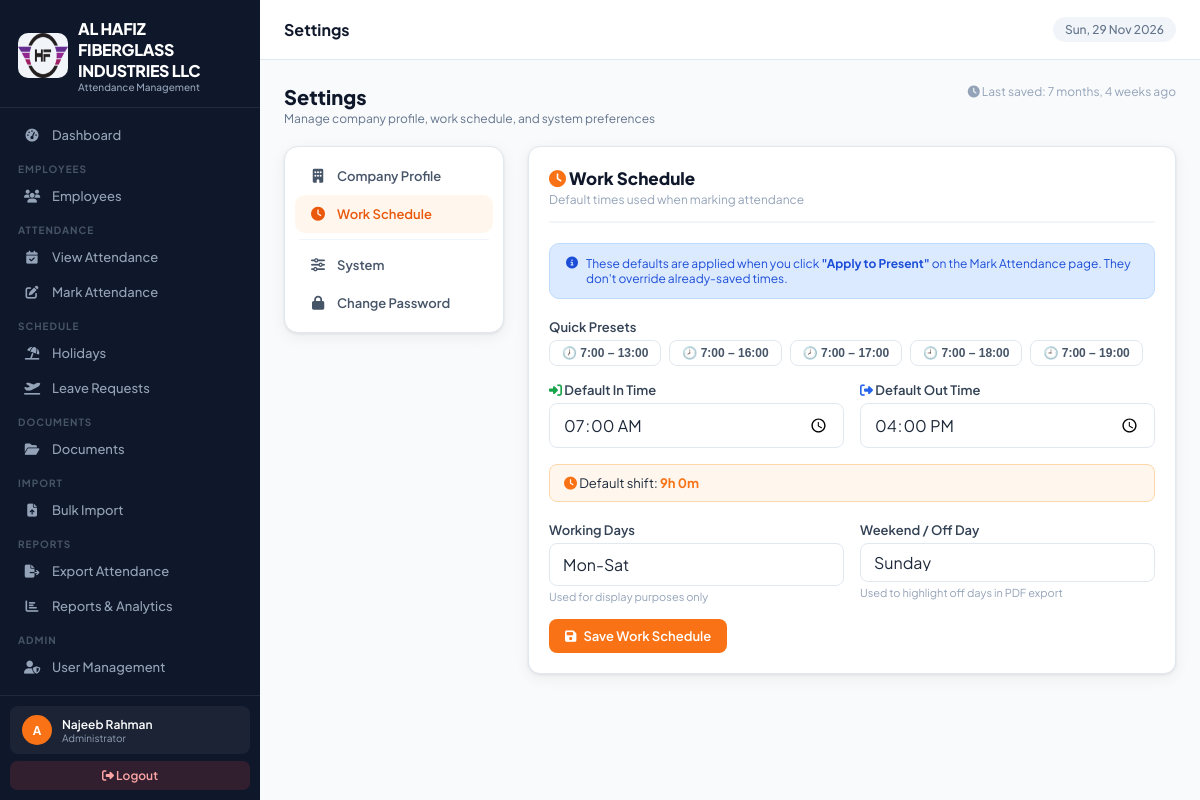
The page /settings/?tab=work (signed in) on the database its author committed.
### attendance_app/models.py (models this page shows, shortened)
class CompanySettings(models.Model):
    company_name    = models.CharField(max_length=200, default='Your Company Name')
    company_address = models.TextField(default='Your Address, Dubai, UAE')
    company_phone   = models.CharField(max_length=50, blank=True, default='')
    company_email   = models.EmailField(blank=True, default='')
    company_website = models.URLField(blank=True, default='')
    company_trn     = models.CharField(max_length=50, blank=True, default='', verbose_name='TRN / Tax No.')
    logo            = models.ImageField(upload_to='company/', blank=True, null=True)
    default_in_time  = models.TimeField(default=datetime.time(7, 0))
    default_out_time = models.TimeField(default=datetime.time(17, 0))
    work_days        = models.CharField(
        max_length=20, default='Mon-Sat',
        help_text='e.g. Mon-Sat, Mon-Fri'
    )
    weekend_day      = models.CharField(
        max_length=20, default='Sunday',
        choices=[('Sunday','Sunday'),('Friday','Friday'),('Saturday','Saturday'),('Friday-Saturday','Fri & Sat')],
    )
    timezone_name    = models.CharField(max_length=60, default='Asia/Dubai')
    date_format      = models.CharField(
        max_length=20, default='d-m-Y',
        choices=[('d-m-Y','DD-MM-YYYY'),('m/d/Y','MM/DD/YYYY'),('Y-m-d','YYYY-MM-DD')],
    )
    updated_at       = models.DateTimeField(auto_now=True)
    class Meta:
        verbose_name = 'Company Settings'
    @classmethod
    def get_settings(cls):
        obj, _ = cls.objects.get_or_create(pk=1)
        return obj

### attendance_app/views.py (the view, shortened to what this page needs)
# urls.py: path('settings/', views.settings_view, name='settings'),
@login_required
def settings_view(request):
    if not request.user.is_superuser:
        messages.error(request, 'Only administrators can access settings.')
        return redirect('dashboard')
    cs = CompanySettings.get_settings()
    active_tab = request.GET.get('tab', 'company')
    timezones = [
        'Asia/Dubai','Asia/Riyadh','Asia/Kuwait','Asia/Qatar','Asia/Bahrain',
        'Asia/Muscat','Asia/Karachi','Asia/Kolkata','Asia/Dhaka','Asia/Bangkok',
        'Asia/Singapore','Asia/Manila','Asia/Jakarta','Africa/Cairo','Africa/Nairobi',
        'Europe/London','Europe/Paris','Europe/Istanbul','America/New_York','America/Chicago',
        'America/Denver','America/Los_Angeles','Australia/Sydney','Pacific/Auckland',
    ]
    return render(request, 'attendance_app/settings.html', {
        'cs': cs,
        'active_tab': active_tab,
        'timezones': timezones,
    })

### attendance_app/context_processors.py (called while the page is built)
def company_settings(request):
    return {
        'company': CompanySettings.get_settings()
    }

def user_permissions(request):
    if request.user.is_authenticated:
        if request.user.is_superuser:
            perms = [p[0] for p in UserPermission.PERMISSION_CHOICES]
        else:
            try:
                up = UserPermission.objects.get(user=request.user)
                perms = up.permissions
            except UserPermission.DoesNotExist:
                perms = []
        is_portal_user = False
        try:
            if request.user.employee_profile:
                is_portal_user = True
        except Exception:
            pass
        return {
            'user_perms': perms,
            'is_admin': request.user.is_superuser,
            'is_portal_user': is_portal_user,
        }
    return {'user_perms': [], 'is_admin': False, 'is_portal_user': False}

### attendance_app/templates/attendance_app/settings.html (shortened to what this page needs)
{% extends 'attendance_app/base.html' %}
{% block page_title %}Settings{% endblock %}
{% block content %}
<div class="page-header">
  <div>
    <div class="page-header-title">Settings</div>
    <div class="page-header-sub">Manage company profile, work schedule, and system preferences</div>
  </div>
  {% if cs.updated_at %}
  <span style="font-size:12px;color:var(--slate-400)">
    <i class="fas fa-clock"></i> Last saved: {{ cs.updated_at|timesince }} ago
  </span>
  {% endif %}
</div>
<div class="settings-grid">
  <div class="settings-nav">
    <a href="?tab=company"  class="settings-nav-item {% if active_tab == 'company'  %}active{% endif %}">
      <i class="fas fa-building"></i> Company Profile
    </a>
    <a href="?tab=work"     class="settings-nav-item {% if active_tab == 'work'     %}active{% endif %}">
      <i class="fas fa-clock"></i> Work Schedule
    </a>
    <div class="settings-nav-divider"></div>
    <a href="?tab=system"   class="settings-nav-item {% if active_tab == 'system'   %}active{% endif %}">
      <i class="fas fa-sliders"></i> System
    </a>
    <a href="?tab=password" class="settings-nav-item {% if active_tab == 'password' %}active{% endif %}">
      <i class="fas fa-lock"></i> Change Password
    </a>
  </div>
  <div>
    <div class="settings-section {% if active_tab == 'work' %}active{% endif %}" id="sec-work">
      <form method="post">
        <div class="card">
          <div class="card-body">
            <div class="section-header">
              <div class="section-title"><i class="fas fa-clock" style="color:var(--orange)"></i> Work Schedule</div>
              <div class="section-sub">Default times used when marking attendance</div>
            </div>
            <div class="info-banner">
              <i class="fas fa-circle-info" style="margin-top:1px"></i>
              <div>These defaults are applied when you click <strong>"Apply to Present"</strong> on the Mark Attendance page. They don't override already-saved times.</div>
            </div>
            <div class="form-group" style="margin-bottom:6px">
              <label class="form-label">Quick Presets</label>
              <div style="display:flex;gap:8px;flex-wrap:wrap">
                <button type="button" class="time-preset-btn" onclick="setTimes('07:00','13:00')">🕖 7:00 – 13:00</button>
                <button type="button" class="time-preset-btn" onclick="setTimes('07:00','16:00')">🕗 7:00 – 16:00</button>
                <button type="button" class="time-preset-btn" onclick="setTimes('07:00','17:00')">🕗 7:00 – 17:00</button>
                <button type="button" class="time-preset-btn" onclick="setTimes('07:00','18:00')">🕘 7:00 – 18:00</button>
                <button type="button" class="time-preset-btn" onclick="setTimes('09:07','19:00')">🕘 7:00 – 19:00</button>
              </div>
            </div>
            <div class="field-row" style="margin-top:16px">
              <div class="form-group">
                <label class="form-label"><i class="fas fa-sign-in-alt" style="color:#16a34a"></i> Default In Time</label>
                <input type="time" name="default_in_time" id="def-in" class="form-control" value="{{ cs.default_in_time|time:'H:i' }}">
              </div>
              <div class="form-group">
                <label class="form-label"><i class="fas fa-sign-out-alt" style="color:#2563eb"></i> Default Out Time</label>
                <input type="time" name="default_out_time" id="def-out" class="form-control" value="{{ cs.default_out_time|time:'H:i' }}">
              </div>
            </div>
            <div id="hours-preview" style="padding:10px 14px;border-radius:8px;background:var(--orange-pale);border:1px solid var(--orange-light);margin-bottom:20px;font-size:13px">
              <i class="fas fa-clock" style="color:var(--orange)"></i>
              Default shift: <strong id="shift-hours" style="color:var(--orange)">10h 0m</strong>
            </div>
            <div class="field-row">
              <div class="form-group">
                <label class="form-label">Working Days</label>
                <input type="text" name="work_days" class="form-control" value="{{ cs.work_days }}" placeholder="Mon-Sat">
                <div style="font-size:11px;color:var(--slate-400);margin-top:4px">Used for display purposes only</div>
              </div>
              <div class="form-group">
                <label class="form-label">Weekend / Off Day</label>
                <select name="weekend_day" class="form-control">
                  <option value="Sunday"          {% if cs.weekend_day == 'Sunday'          %}selected{% endif %}>Sunday</option>
                </select>
                <div style="font-size:11px;color:var(--slate-400);margin-top:4px">Used to highlight off days in PDF export</div>
              </div>
            </div>
            <button type="submit" class="btn btn-primary"><i class="fas fa-save"></i> Save Work Schedule</button>
          </div>
        </div>
      </form>
    </div>
  </div>
</div>
{% endblock %}

### attendance_app/templates/attendance_app/base.html (shortened to what this page needs)
{% load static %}
{% load attendance_tags %}
<!DOCTYPE html>
<html lang="en">
<head>
<link rel="stylesheet" href="https://cdnjs.cloudflare.com/ajax/libs/font-awesome/6.5.0/css/all.min.css">
</head>
<body>
<nav class="sidebar" id="sidebar">
  <div class="sidebar-logo">
    <div class="brand">
      <div class="logo-icon"> {% if company.logo %}
<img src="{{ company.logo.url }}" class="logoimg">
{% endif %} </div>
      <div><div class="brand-name">{{ company.company_name }}</div><div class="brand-sub">Attendance Management</div></div>
    </div>
  </div>
  <div class="sidebar-nav">
    {% if 'dashboard_view' in user_perms or is_admin %}
    <a href="{% url 'dashboard' %}" class="nav-item {% if request.resolver_match.url_name == 'dashboard' %}active{% endif %}" onclick="closeSidebar()">
      <span class="nav-icon"><i class="fas fa-gauge-high"></i></span> Dashboard
    </a>
    {% endif %}
    {% if 'employee_view' in user_perms or is_admin %}
    <div class="nav-label">Employees</div>
    <a href="{% url 'employee_list' %}" class="nav-item {% if 'employee' in request.resolver_match.url_name %}active{% endif %}" onclick="closeSidebar()">
      <span class="nav-icon"><i class="fas fa-users"></i></span> Employees
    </a>
    {% endif %}
    {% if 'attendance_view' in user_perms or is_admin %}
    <div class="nav-label">Attendance</div>
    <a href="{% url 'attendance_list' %}" class="nav-item {% if request.resolver_match.url_name == 'attendance_list' %}active{% endif %}" onclick="closeSidebar()">
      <span class="nav-icon"><i class="fas fa-calendar-check"></i></span> View Attendance
    </a>
    {% endif %}
    {% if 'attendance_add' in user_perms or is_admin %}
    <a href="{% url 'attendance_mark' %}" class="nav-item {% if request.resolver_match.url_name == 'attendance_mark' %}active{% endif %}" onclick="closeSidebar()">
      <span class="nav-icon"><i class="fas fa-pen-to-square"></i></span> Mark Attendance
    </a>
    {% endif %}
    {% if 'holiday_view' in user_perms or is_admin %}
    <div class="nav-label">Schedule</div>
    <a href="{% url 'holiday_list' %}" class="nav-item {% if 'holiday' in request.resolver_match.url_name %}active{% endif %}" onclick="closeSidebar()">
      <span class="nav-icon"><i class="fas fa-umbrella-beach"></i></span> Holidays
    </a>
    {% endif %}
    {% if 'leave_view' in user_perms or is_admin %}
    <a href="{% url 'leave_list' %}" class="nav-item {% if 'leave' in request.resolver_match.url_name %}active{% endif %}" onclick="closeSidebar()">
      <span class="nav-icon"><i class="fas fa-plane-departure"></i></span> Leave Requests
    </a>
    {% endif %}
    {% if 'employee_view' in user_perms or is_admin %}
    <div class="nav-label">Documents</div>
    <a href="{% url 'document_list' %}" class="nav-item {% if 'document' in request.resolver_match.url_name or 'doctype' in request.resolver_match.url_name %}active{% endif %}" onclick="closeSidebar()">
      <span class="nav-icon"><i class="fas fa-folder-open"></i></span> Documents
    </a>
    {% endif %}
    {% if is_admin or 'employee_add' in user_perms %}
    <div class="nav-label">Import</div>
    <a href="{% url 'import_hub' %}" class="nav-item {% if 'import' in request.resolver_match.url_name %}active{% endif %}" onclick="closeSidebar()">
      <span class="nav-icon"><i class="fas fa-file-arrow-up"></i></span> Bulk Import
    </a>
    {% endif %}
    {% if 'export_view' in user_perms or is_admin %}
    <div class="nav-label">Reports</div>
    <a href="{% url 'export_attendance' %}" class="nav-item {% if request.resolver_match.url_name == 'export_attendance' %}active{% endif %}" onclick="closeSidebar()">
      <span class="nav-icon"><i class="fas fa-file-export"></i></span> Export Attendance
    </a>
    <a href="{% url 'reports' %}" class="nav-item {% if 'report' in request.resolver_match.url_name %}active{% endif %}" onclick="closeSidebar()">
      <span class="nav-icon"><i class="fas fa-chart-bar"></i></span> Reports & Analytics
    </a>
    {% endif %}
    {% if is_admin or 'user_manage' in user_perms %}
    <div class="nav-label">Admin</div>
    <a href="{% url 'user_list' %}" class="nav-item {% if 'user' in request.resolver_match.url_name %}active{% endif %}" onclick="closeSidebar()">
      <span class="nav-icon"><i class="fas fa-user-shield"></i></span> User Management
    </a>
    {% endif %}
    {% if 'activity_view' in user_perms or is_admin %}
    <a href="{% url 'activity_log' %}" class="nav-item {% if request.resolver_match.url_name == 'activity_log' %}active{% endif %}" onclick="closeSidebar()">
      <span class="nav-icon"></span> Activity Log
    </a>
    {% endif %}
  </div>
  <div class="sidebar-bottom">
    <div class="user-card">
      <div class="user-avatar">{{ request.user.username|first|upper }}</div>
      <div class="user-info">
        <div class="user-name">{{ request.user.get_full_name|default:request.user.username }}</div>
        <div class="user-role">{% if request.user.is_superuser %}Administrator{% else %}Staff{% endif %}</div>
      </div>
    </div>
    <a href="{% url 'logout' %}" class="logout-btn"><i class="fas fa-sign-out-alt"></i> Logout</a>
  </div>
</nav>
<div class="main">
  <div class="topbar">
    <div class="topbar-left">
      <div class="topbar-title">{% block page_title %}Dashboard{% endblock %}</div>
    </div>
    <div class="topbar-right">
      <span class="topbar-date" id="topbar-date"></span>
    </div>
  </div>
  <div class="page-content">
    {% block content %}{% endblock %}
  </div>
</div>
</body>
</html>

### attendance_app/templates/attendance_app/settings.html (style rules this page uses)
.settings-grid { display:grid;grid-template-columns:220px 1fr;gap:24px;align-items:start; }
.settings-nav { background:white;border-radius:14px;padding:10px;box-shadow:var(--shadow);border:1px solid var(--slate-200);position:sticky;top:20px; }
.settings-nav-item { display:flex;align-items:center;gap:10px;padding:11px 14px;border-radius:10px; cursor:pointer;font-size:13px;font-weight:600;color:var(--slate-600);transition:all .15s; text-decoration:none;border:none;background:none;width:100%;text-align:left; }
.settings-nav-item.active { background:var(--orange-pale);color:var(--orange-dark); }
.settings-nav-item i { width:18px;text-align:center;font-size:14px; }
.settings-nav-divider { height:1px;background:var(--slate-100);margin:6px 4px; }
.settings-section { display:none; }
.settings-section.active { display:block; }
.section-header { margin-bottom:20px;padding-bottom:14px;border-bottom:2px solid var(--slate-100); }
.section-title { font-size:17px;font-weight:800;color:var(--slate-900); }
.section-sub { font-size:12px;color:var(--slate-400);margin-top:3px; }
.field-row { display:grid;grid-template-columns:1fr 1fr;gap:16px; }
.info-banner { padding:12px 16px;border-radius:10px;background:#dbeafe;border:1px solid #bfdbfe; font-size:12px;color:#1d4ed8;display:flex;gap:8px;align-items:flex-start;margin-bottom:20px; }
.time-preset-btn { padding:5px 12px;border-radius:8px;border:1.5px solid var(--slate-200); background:white;font-size:12px;font-weight:600;cursor:pointer;transition:all .15s;color:var(--slate-600); }

### rows shown on the page
CompanySettings: logo (picture), company_name "AL HAFIZ FIBERGLASS INDUSTRIES LLC", updated_at "7 months, 4 weeks", default_in_time "07:00", default_out_time "16:00", work_days "Mon-Sat", weekend_day "Sunday"

### other values the page prints
{{ request.user.username|first|upper }} "A"
{{ request.user.get_full_name|default:request.user.username }} "Najeeb Rahman"
